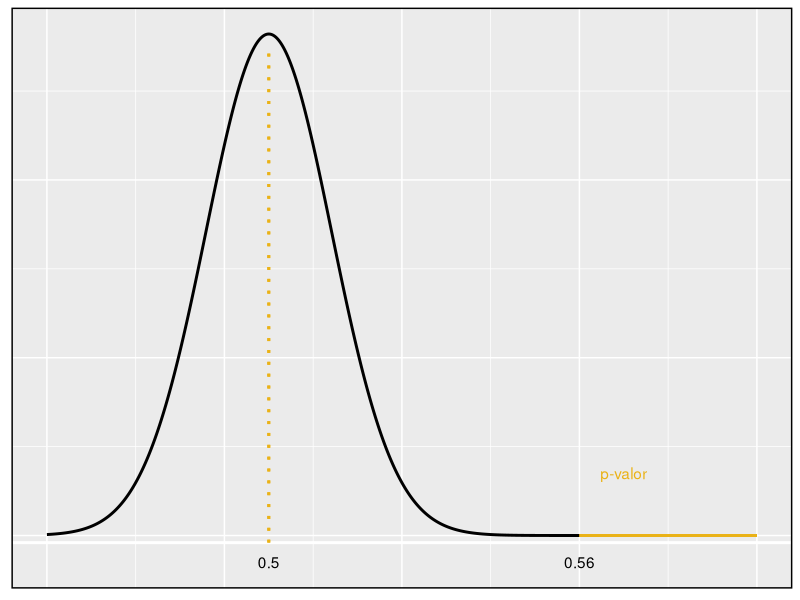
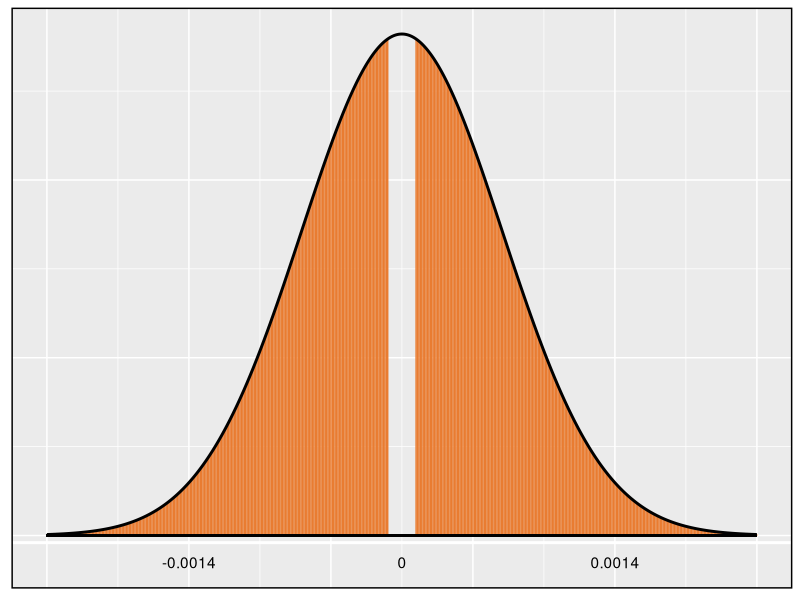
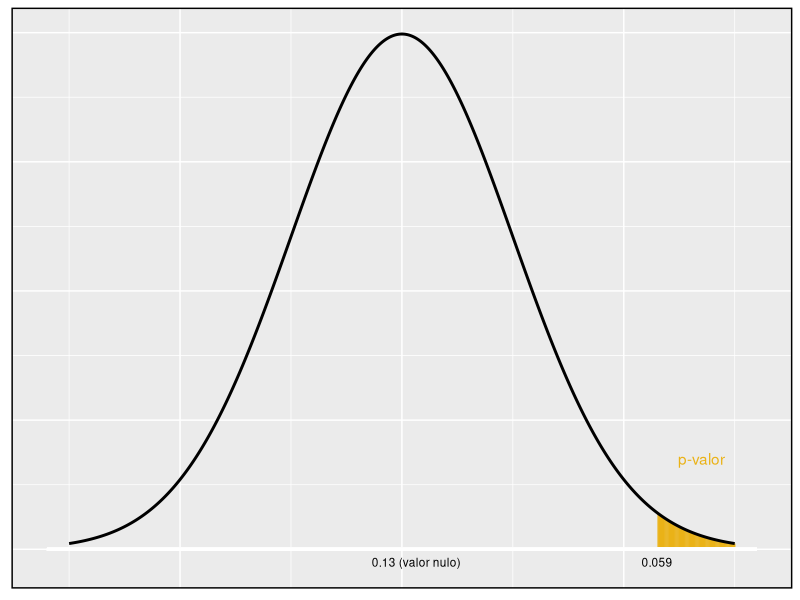
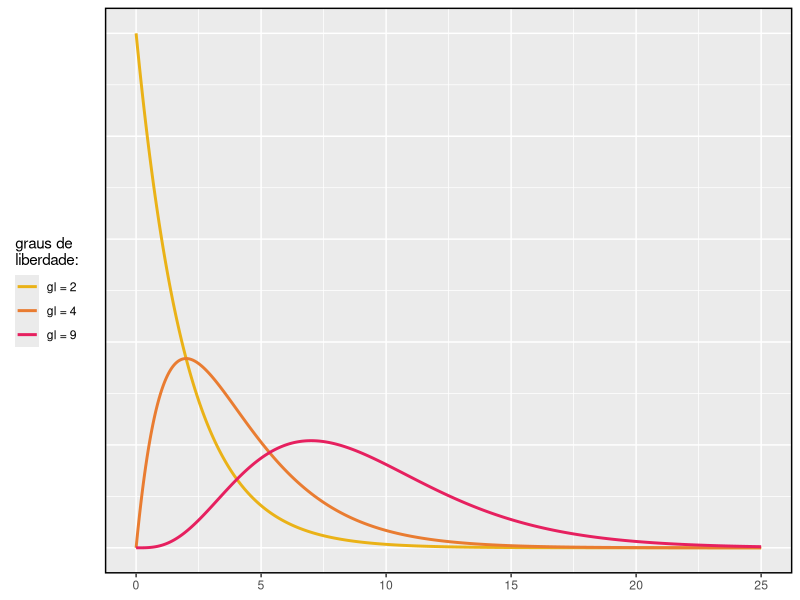
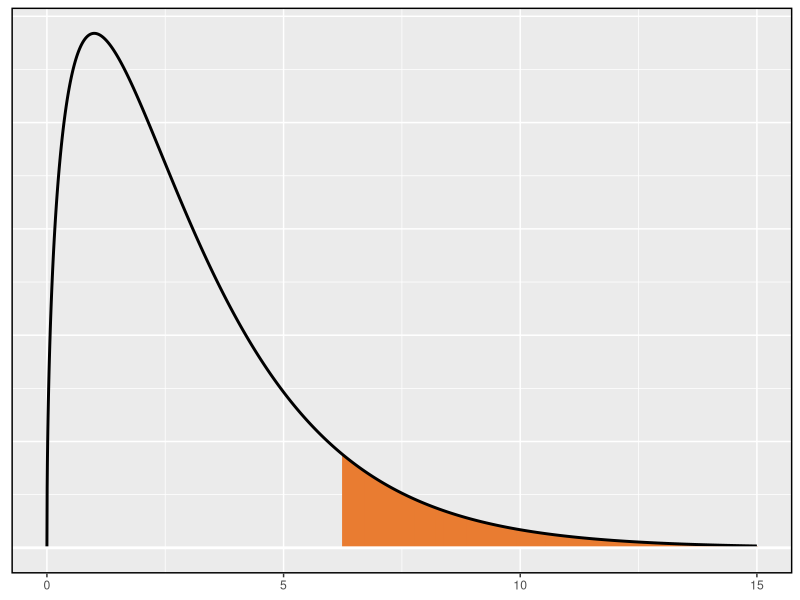
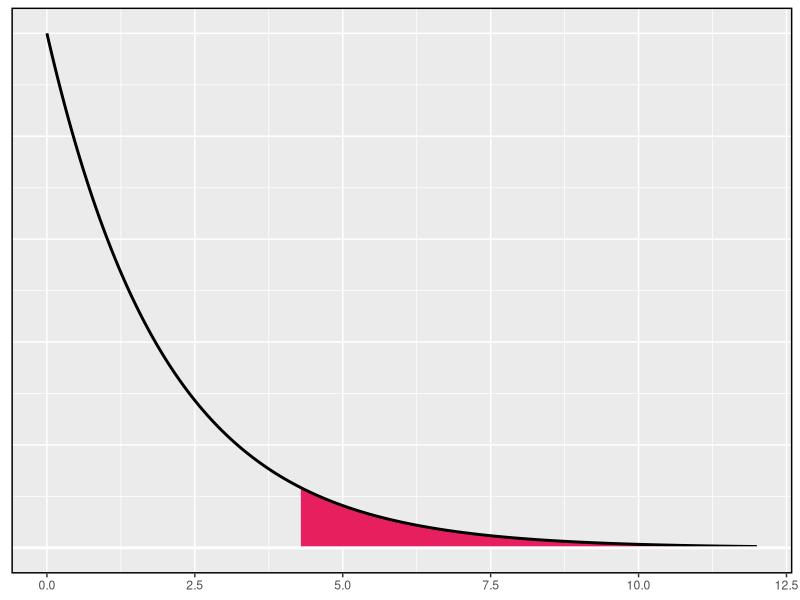
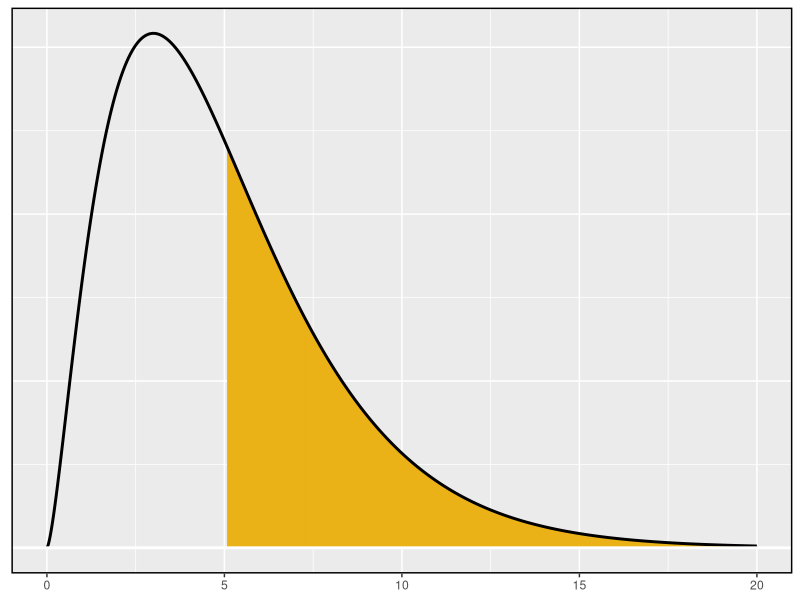
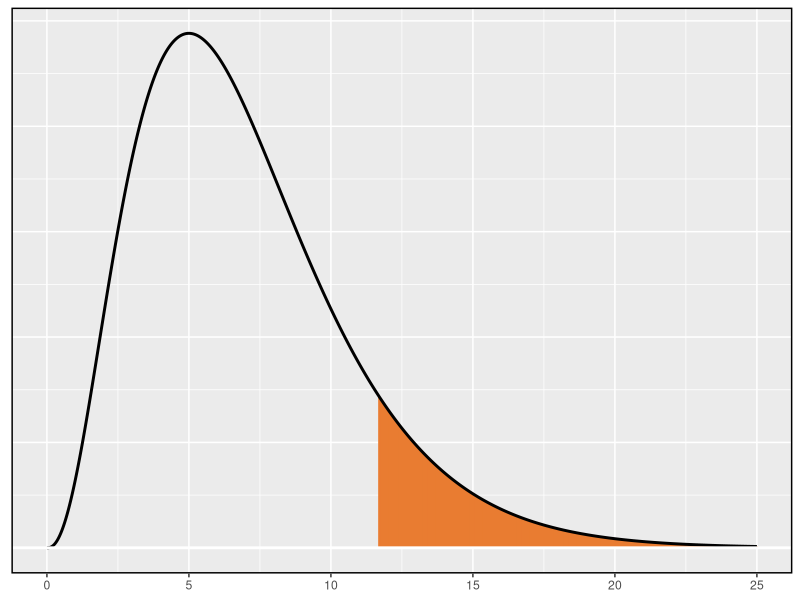

These charts were generated, in order, by the following R code:
## ---- chunk 1
require(ggplot2)

ggplot(data = data.frame(x = c(-2, 6)), aes(x)) +
  stat_function(fun = dnorm, n = 1001, args = list(mean = 0.5, sd = sqrt(0.5)), size = 1)  +
  theme(axis.title = element_blank(), axis.line = element_blank(), 
        axis.text = element_blank(), axis.ticks = element_blank()) + 
  geom_hline(yintercept = -0.008, size = 1, color = 'white') + 
  theme(panel.border = element_rect(colour = "black", fill=NA, size=1)) + 
  geom_segment(aes(x = 0.5, y = -0.008, xend = 0.5, yend = 0.55), 
               linetype = "dotted", color = '#EAB217', size = 1) +
  annotate("text", x = 0.5, y = -0.03, label = "0.5") + 
  annotate("text", x = 4, y = -0.03, label = "0.56") +
  geom_segment(aes(x = 4, y = 0, xend = 6, yend = 0), color = "#EAB217", size = 1) + 
  annotate("text", x = 4.5, y = 0.07, label = "p-valor", color = '#EAB217')
## ---- chunk 2
desc1 <- matrix(NA, ncol = 4, nrow = 2)
desc1[1,] <- c(771, 47, 49, 3)
desc1[2,] <- c(732, 34, 63, 3)
rownames(desc1) <- c('pessoas que não podem pagar vão receber ajuda financeira do governo', 
                     'pessoas que não comprarem irão pagar uma multa')
colnames(desc1) <- c('Tamanho amostral', 'Concordam com a lei', 'Discordam da lei', 'Outros')


knitr::kable(desc1, align = 'c', 
             caption = ' Resultados de uma pesquisa do Centro de Pesquisas Pew onde a ordenação de duas afirmações em uma questão relacionada à saúde foi randomizada.')
## ---- chunk 3
desc2 <- matrix(c(500, 44425, 505, 44405), ncol = 2, nrow = 2, byrow = TRUE)
colnames(desc2) <- c("Sim", "Não")
rownames(desc2) <- c('Mamografia', 'Controle')

knitr::kable(desc2, align = 'c', caption = 'Resultados resumidos para o estudo de morte por câncer de mama.')
## ---- chunk 4
X = seq(-2, 3, 0.01)
Y = dnorm(X, 0.5, sqrt(0.5))

gg <- data.frame(X,Y)

ggplot(data = gg, mapping = aes(x = X, y = Y)) + 
  geom_linerange(data = gg[gg$X < 0.4 | gg$X > 0.6,], 
                 aes(X, ymin = 0, ymax = Y), colour="#E97C31") + 
  geom_path(size = 1) +
  theme(axis.title = element_blank(), axis.line = element_blank(), 
        axis.text = element_blank(), axis.ticks = element_blank()) + 
  geom_hline(yintercept = -0.008, size = 1, color = 'white') + 
  theme(panel.border = element_rect(colour = "black", fill=NA, size=1)) + 
  annotate("text", x = 0.5, y = -0.03, label = "0") + 
  annotate("text", x = c(-1,2), y = -0.03, label = c("-0.0014","0.0014")) + 
  geom_segment(aes(x = -2, y = 0, xend = 3, yend = 0), size = 1)
## ---- chunk 5
X = seq(-3, 3, 0.01)
Y = dnorm(X)
gg <- data.frame(X,Y)

ggplot(data = gg, mapping = aes(x = X, y = Y)) + 
  geom_linerange(data = gg[gg$X > 2.3,], aes(X, ymin = 0, ymax = Y), colour="#EAB217") + 
  geom_path(size = 1) +
  theme(axis.title = element_blank(), axis.line = element_blank(), 
        axis.text = element_blank(), axis.ticks = element_blank()) + 
  theme(panel.border = element_rect(colour = "black", fill=NA, size=1)) + 
  annotate("text", x = c(0.13, 2.3), y = -0.01, 
           label = c("0.13 (valor nulo)","0.059"), size = 3) + 
  geom_segment(aes(x = -3.2, y = 0, xend = 3.2, yend = 0), size = 1, color = 'white') + 
  annotate("text", x = 2.7, y = 0.07, label = 'p-valor', color = '#EAB217') 
## ---- chunk 6
desc3 <- matrix(c(205, 26, 25, 19, 275, 
                  0.72, 0.07, 0.12, 0.09, 1.00), nrow = 2, ncol = 5, byrow = TRUE)
colnames(desc3) <- c('Branco','Negro','Hispânico','Outro','Total')
rownames(desc3) <- c('Representação em juris','Eleitores registrados')

knitr::kable(desc3, align = 'c', 
             caption = 'Representação por raça em júris e população de uma cidade.')
## ---- chunk 7
desc4 <- matrix(c(205, 26, 25, 19, 275, 
                  198, 19.25, 33, 24.75, 275), nrow = 2, ncol = 5, byrow = TRUE)
colnames(desc4) <- c('Branco', 'Negro', 'Hispânico', 'Outro', 'Total')
rownames(desc4) <- c('Dados observados', 'Contagem esperada')

knitr::kable(desc4, align = 'c', caption = 'Composição real e esperada dos jurados.')
## ---- chunk 8
x = seq(0, 25, 0.005)
dados_chi <- data.frame(x = seq(0, 25, 0.005), 
                        df2 = dchisq(x, 2), 
                        df4 = dchisq(x, 4), 
                        df9 = dchisq(x, 9))

chi <- tidyr::gather(dados_chi, df, chi, df2:df9, factor_key=TRUE)

ggplot(data = chi, mapping = aes(x = x, y = chi, color = df)) + 
  geom_line(size = 1) + 
  scale_color_manual(values = c('#EAB217', '#E97C31', '#E6205F'), 
                     labels = c('gl = 2', 'gl = 4', 'gl = 9')) + 
  theme(axis.title.y = element_blank(), axis.text.y = element_blank(), 
        axis.ticks.y = element_blank()) + labs(x = NULL, color = "graus de \nliberdade:") +
  theme(panel.border = element_rect(colour = "black", fill=NA, size=1)) + 
  theme(legend.position = 'left') 
## ---- chunk 9
desc5 <- matrix(c(2.41, 3.22, 4.61, 5.99, 7.82, 9.21, 10.60, 13.82,
                  3.66, 4.64, 6.25, 7.81, 9.84, 11.34, 12.84, 16.27,
                  4.88, 5.99, 7.78, 9.49, 11.67, 13.28, 14.86, 18.47,
                  6.06, 7.29, 9.24, 11.07, 13.39, 15.09, 16.75, 20.52,
                  7.23, 8.56, 10.64, 12.59, 15.03, 16.81, 18.55, 22.46,
                  8.38, 9.80, 12.02, 14.07, 16.62, 18.48, 20.28, 24.32), 
                ncol = 8, nrow = 6, byrow = TRUE)

rownames(desc5) <- 2:7
colnames(desc5) <- c(0.3, 0.2, 0.1, 0.05, 0.02, 0.01, 0.005, 0.001)

knitr::kable(desc5, align = 'c', caption = "Uma parte da tabela qui-quadrado. As linhas são os graus de liberdade e as colunas a cauda superior.")
## ---- chunk 10
X = seq(0, 15, 0.005)
Y = dchisq(X, 3)
gg <- data.frame(X,Y)

ggplot(data = gg, mapping = aes(x = X, y = Y)) +
  geom_linerange(data = gg[gg$X > 6.25,], aes(X, ymin = 0, ymax = Y), colour="#E97C31") +
  geom_path(size = 1) + 
  theme(axis.title.y = element_blank(), axis.text.y = element_blank(), 
        axis.ticks.y = element_blank()) + labs(x = NULL) +
  theme(panel.border = element_rect(colour = "black", fill=NA, size=1)) +
  geom_hline(yintercept = 0, color = 'white', size = 1)
## ---- chunk 11
X = seq(0, 12, 0.005)
Y = dchisq(X, 2)
gg <- data.frame(X,Y)

ggplot(data = gg, mapping = aes(x = X, y = Y)) +
  geom_linerange(data = gg[gg$X > 4.3,], aes(X, ymin = 0, ymax = Y), colour="#E6205F") +
  geom_path(size = 1) + 
  theme(axis.title.y = element_blank(), axis.text.y = element_blank(), 
        axis.ticks.y = element_blank()) + labs(x = NULL) +
  theme(panel.border = element_rect(colour = "black", fill=NA, size=1)) +
  geom_hline(yintercept = 0, color = 'white', size = 1)
## ---- chunk 12
X = seq(0, 20, 0.005)
Y = dchisq(X, 5)
gg <- data.frame(X,Y)

ggplot(data = gg, mapping = aes(x = X, y = Y)) +
  geom_linerange(data = gg[gg$X > 5.1,], aes(X, ymin = 0, ymax = Y), colour="#EAB217") +
  geom_path(size = 1) + 
  theme(axis.title.y = element_blank(), axis.text.y = element_blank(), 
        axis.ticks.y = element_blank()) + labs(x = NULL) +
  theme(panel.border = element_rect(colour = "black", fill=NA, size=1)) +
  geom_hline(yintercept = 0, color = 'white', size = 1)
## ---- chunk 13
X = seq(0, 25, 0.005)
Y = dchisq(X, 7)
gg <- data.frame(X,Y)

ggplot(data = gg, mapping = aes(x = X, y = Y)) +
  geom_linerange(data = gg[gg$X > 11.7,], aes(X, ymin = 0, ymax = Y), colour="#E97C31") +
  geom_path(size = 1) + 
  theme(axis.title.y = element_blank(), axis.text.y = element_blank(), 
        axis.ticks.y = element_blank()) + labs(x = NULL) +
  theme(panel.border = element_rect(colour = "black", fill=NA, size=1)) +
  geom_hline(yintercept = 0, color = 'white', size = 1)
## ---- chunk 14
X = seq(0, 20, 0.005)
Y = dchisq(X, 4)
gg <- data.frame(X,Y)

ggplot(data = gg, mapping = aes(x = X, y = Y)) +
  geom_linerange(data = gg[gg$X > 10,], aes(X, ymin = 0, ymax = Y), colour="#E6205F") +
  geom_path(size = 1) + 
  theme(axis.title.y = element_blank(), axis.text.y = element_blank(), 
        axis.ticks.y = element_blank()) + labs(x = NULL) +
  theme(panel.border = element_rect(colour = "black", fill=NA, size=1)) +
  geom_hline(yintercept = 0, color = 'white', size = 1)
## ---- chunk 15
X = seq(0, 15, 0.005)
Y = dchisq(X, 3)
gg <- data.frame(X,Y)

ggplot(data = gg, mapping = aes(x = X, y = Y)) +
  geom_linerange(data = gg[gg$X > 9.21,], aes(X, ymin = 0, ymax = Y), colour="#EAB217") +
  geom_path(size = 1) + 
  theme(axis.title.y = element_blank(), axis.text.y = element_blank(), 
        axis.ticks.y = element_blank()) + labs(x = NULL) +
  theme(panel.border = element_rect(colour = "black", fill=NA, size=1)) +
  geom_hline(yintercept = 0, color = 'white', size = 1)
## ---- chunk 16
X = seq(0, 15, 0.005)
Y = dchisq(X, 3)
gg <- data.frame(X,Y)

ggplot(data = gg, mapping = aes(x = X, y = Y)) +
  geom_linerange(data = gg[gg$X > 5.89,], aes(X, ymin = 0, ymax = Y), colour="#E97C31") +
  geom_path(size = 1) + 
  theme(axis.title.y = element_blank(), axis.text.y = element_blank(), 
        axis.ticks.y = element_blank()) + labs(x = NULL) +
  theme(panel.border = element_rect(colour = "black", fill=NA, size=1)) +
  geom_hline(yintercept = 0, color = 'white', size = 1)
## ---- chunk 17
res <- matrix(c(2.52,-1.46,0.51,-4.07,3.36,1.10,-5.46,-1.03,-2.99,1.71,
                'Alta', 'Baixa', 'Alta', 'Baixa', 'Alta', 
                'Alta', 'Baixa', 'Baixa', 'Baixa', 'Alta', 
                1, '-', 2, '-', 2, 1, '-', '-', '-', 4), 
              ncol = 10, nrow = 3, byrow = TRUE)

rownames(res) <- c('Mudança no preço', 'Resultado','Dias para aumentar')

knitr::kable(res, align = 'c')
## ---- chunk 18
desc6 <- matrix(c('Observado', 1532, 760, 338, 194, 74, 33, 17, 2948), 
                nrow = 1, ncol = 9)
colnames(desc6) <- c('Dias', 1:6, '7+', 'Total')

knitr::kable(desc6, align = 'c', caption = "Distribuição observada dos dias de espera até que ocorra um dia de negociação positivo")
## ---- chunk 19
desc7 <- matrix(c(1, 2, 3, 4, 5, 6, '7+', 'Total', 
                  1532, 760, 338, 194, 74, 33, 17, 2948,
                  1569, 734, 343, 161, 75, 35, 31, 2948), ncol = 8, nrow = 3, byrow = TRUE)

rownames(desc7) <- c('Dias', 'Observado', 'Modelo Geométrico')

knitr::kable(desc7, align = 'c', caption = 'Distribuição do tempo de espera até um dia de negociação positivo. As contagens esperadas baseadas no modelo geométrico são mostradas na última linha.')
## ---- chunk 20
bar_plot <- data.frame(quantidade = c(1532, 760, 338, 194, 74, 33, 17,
                  1569, 734, 343, 161, 75, 35, 31), 
                  tipo = sort(rep(c('Observado', 'Esperado'), 7), decreasing = TRUE), 
                  dias = rep(c(1:6, '7+'), 2)) 

ggplot(data = bar_plot, mapping = aes(x = dias, y = quantidade, fill = tipo)) + 
  labs(x = "Espera até um dia positivo", y = "Frequência", fill = NULL) + 
  geom_bar(position = "dodge", stat="identity", color = 'black') + 
  theme(legend.position = 'bottom') + 
  theme(panel.border = element_rect(colour = "black", fill=NA, size=1)) + 
  scale_fill_manual(values = c('#EAB217', '#E6205F')) + 
  geom_hline(yintercept = 0, color = 'black')
## ---- chunk 21
X = seq(0, 22, 0.005)
Y = dchisq(X, 6)
gg <- data.frame(X,Y)

ggplot(data = gg, mapping = aes(x = X, y = Y)) +
  geom_linerange(data = gg[gg$X > 15.08,], aes(X, ymin = 0, ymax = Y), colour="#E97C31") +
  geom_path(size = 1) + 
  theme(axis.title.y = element_blank(), axis.text.y = element_blank(), 
        axis.ticks.y = element_blank()) + labs(x = NULL) +
  theme(panel.border = element_rect(colour = "black", fill=NA, size=1)) +
  geom_hline(yintercept = 0, color = 'white', size = 1)
## ---- chunk 22
desc8 <- matrix(c(5000, 2500, 2500, 10000), ncol = 4, nrow = 1)

colnames(desc8) <- c('atual', 'teste 1', 'teste 2', 'Total')

knitr::kable(desc8, align = 'c', caption = 'Divisão dos objetos de estudo do experimento do Google em três grupos de procura.')
## ---- chunk 23
desc9 <- matrix(c(3511, 1749, 1818, 7078, 
                  1489, 751, 682, 2922, 
                  5000, 2500, 2500, 10000), ncol = 4, nrow = 3, byrow = TRUE)

colnames(desc9) <- c('atual', 'teste 1', 'teste 2', 'Total')
rownames(desc9) <- c('Nenhuma nova procura', 'Nova procura', 'Total')

knitr::kable(desc9, align = 'c', caption = 'Resultados do experimento do algoritmo de pesquisa do Google.')
## ---- chunk 24
desc10 <- matrix(c('3511 (3539)', '1749 (1769.5)', '1818 (1769.5)', '7078', 
                  '1489 (1461)', '751 (730.5)', '682 (730.5)', '2922', 
                  5000, 2500, 2500, 10000), ncol = 4, nrow = 3, byrow = TRUE)

colnames(desc10) <- c('atual', 'teste 1', 'teste 2', 'Total')
rownames(desc10) <- c('Nenhuma nova procura', 'Nova procura', 'Total')

knitr::kable(desc10, align = 'c', caption = 'As contagens observadas e as contagens esperadas.')
## ---- chunk 25
X = seq(0, 15, 0.005)
Y = dchisq(X, 2)
gg <- data.frame(X,Y)

ggplot(data = gg, mapping = aes(x = X, y = Y)) +
  geom_linerange(data = gg[gg$X > 6.12,], aes(X, ymin = 0, ymax = Y), colour="#EAB217") +
  geom_path(size = 1) + 
  theme(axis.title.y = element_blank(), axis.text.y = element_blank(), 
        axis.ticks.y = element_blank()) + labs(x = NULL) +
  theme(panel.border = element_rect(colour = "black", fill=NA, size=1)) +
  geom_hline(yintercept = 0, color = 'white', size = 1)
## ---- chunk 26
dem_table <- rbind(c(842, 736, 541, 2119),
                   c(616, 646, 842, 2104),
                   c(1458, 1382, 1382, 4223))
  
colnames(dem_table) <- c('Obama','Democratas','Republicanos','Total')
rownames(dem_table) <- c('Aprovam', 'Desaprovam', 'Total')


knitr::kable(dem_table, align = "c", 
             caption = 'Resultados da pesquisa Pew Research de março de 2012.')
## ---- chunk 27

set.seed(2)
pHat <- rbinom(10^4, 62, 0.1) / 62
M    <- max(pHat) * 62

ggplot() + 
  stat_bin(aes(x = pHat), breaks = (-1:(2 * M) + 0.75) / 2 / 62) + 
  labs(x = expression(hat(p)[sim]*"    "), y = 'Número de Simulações') + 
  theme(panel.border = element_rect(colour = "black", fill = NA, size = 1)) + 
  scale_x_continuous(breaks = seq(0, 0.25, 0.05)) + 
  stat_bin(aes(x = pHat[pHat < 0.05]), breaks = (-1:(2 * M) + 0.75) / 2 / 62, fill = 'skyblue3') 

## ---- chunk 28

set.seed(2)
p  <- c(0.72, 0.07, 0.12, 0.09)
N  <- 1e5
CC <- rmultinom(N, 275, p)
EE <- p * 275
X2 <- colSums((CC - EE)^2/EE)

X <- c(seq(0, 1, 0.01),
       seq(1.1, 50, 0.1))
Y <- dchisq(X, 3)

ggplot() + 
  geom_histogram(aes(x = X2, y=..density..), bins = 50, color = 'white') + 
  geom_line(aes(X,Y), color = 'skyblue3', size = 1) + 
  theme(panel.border = element_rect(colour = "black", fill = NA, size = 1)) +
  labs(expression("Chi-square test statistic ("*X^2*")")) + 
  theme(axis.line.y = element_blank(), axis.ticks.y = element_blank(), 
        axis.title.y = element_blank(), axis.text.y = element_blank()) + 
  annotate(geom = "text", x = 12, y = 0.12, label = expression(X^2* ' Observado'), color = 'skyblue3')

## ---- chunk 29
cpr_table <- rbind(c(11, 39, 50),
                   c(14, 26, 40),
                   c(26, 65, 90))

colnames(cpr_table) <- c('Sobreviveu','Morreu','Total')
rownames(cpr_table) <- c('Controle', 'Tratamento', 'Total')

knitr::kable(cpr_table, align = 'c', 
             caption = 'Resultados para o estudo RCP. Os pacientes do grupo de tratamento receberam um anticoagulante e os pacientes do grupo de controle não.')
## ---- chunk 30
set.seed(1)
m <- 0
s <- 0.0955
X <- m + s * seq(-4, 4, 0.01)
Y <- dnorm(X, m, s)

gg   <- data.frame(X,Y)

ggplot(data = gg, mapping = aes(x = X, y = Y)) + 
  geom_linerange(data = gg[gg$X < -0.0853 | gg$X > 0.0853,], 
                 aes(X, ymin = 0, ymax = Y), color = "skyblue3") +
  geom_path(size = 1) + ylim(0, 5) +
  scale_x_continuous(breaks = round(seq(m - 3*s, m + 3*s, s),2)) + 
  labs(x = NULL, y = NULL) + 
  theme(axis.text.y = element_blank(), axis.ticks.y = element_blank()) +
  theme(panel.border = element_rect(colour = "black", fill=NA, size=1)) + 
  geom_segment(aes(x = 0.0853, y = 0, xend = 0.0853, yend = 2.8), linetype = 'dashed') +
  annotate(geom = "text", x = 0.16, y = 2.9, label = expression(hat(p)[t]-hat(p)[c]) , color = 'black')
## ---- chunk 31
cpr_small <- rbind(c(15, 35, 50),
                   c(10, 30, 40),
                   c(25, 65, 90))

colnames(cpr_small) <- c('Sobreviveu','Morreu','Total')
rownames(cpr_small) <- c('controle_falso','tratamento_falso','Total')

knitr::kable(cpr_small, align = 'c', caption = ' Resultados simulados para o estudo RPC sob a hipótese nula. Os rótulos foram distribuídos aleatoriamente e são independentes do resultado do paciente.')
## ---- chunk 32
set.seed(1)
tr <- rep(1:2, c(50, 40))
su <- c(rep(c("s", "d"), c(11, 39)),
        rep(c("s", "d"), c(14, 26)))

N <- 10^5
d <- rep(NA, N)
for (i in 1:N) {
  trf  <- sample(tr)
  p1   <- sum(su[trf == 1] == "s") / 50
  p2   <- sum(su[trf == 2] == "s") / 40
  d[i] <- p2 - p1
}

ggplot() + 
  stat_bin(aes(x = d), breaks = seq(-0.4, 0.4, 0.02)) + 
  labs(x = 'Diferenças sob a hipótese nula', y = NULL) + 
  theme(panel.border = element_rect(colour = "black", fill = NA, size = 1)) + 
  scale_x_continuous(breaks = seq(-.4, 0.4, 0.2)) + 
  stat_bin(aes(x = d[d > 0.1299]), breaks = seq(-0.4, 0.4, 0.02), fill = 'skyblue3') +
  annotate(geom = "text", x = 0.18, y = 10000, label = '0.13') + 
  geom_segment(aes(x = 0.13, y = 0, xend = 0.13, yend = 10000), 
               linetype = 'dashed')
